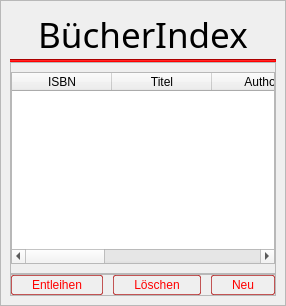
            <widget class="QWidget" name="indexView">
             <layout class="QVBoxLayout" name="verticalLayout_8">
              <property name="spacing">
               <number>0</number>
              </property>
              <property name="leftMargin">
               <number>0</number>
              </property>
              <property name="topMargin">
               <number>0</number>
              </property>
              <property name="rightMargin">
               <number>0</number>
              </property>
              <property name="bottomMargin">
               <number>0</number>
              </property>
              <item>
               <widget class="QFrame" name="frame_2">
                <property name="frameShape">
                 <enum>QFrame::StyledPanel</enum>
                </property>
                <property name="frameShadow">
                 <enum>QFrame::Raised</enum>
                </property>
                <layout class="QVBoxLayout" name="verticalLayout_7">
                 <property name="spacing">
                  <number>0</number>
                 </property>
                 <item alignment="Qt::AlignTop">
                  <widget class="QLabel" name="indexHeaderLabel">
                   <property name="font">
                    <font>
                     <family>Ethnocentric</family>
                     <pointsize>26</pointsize>
                     <italic>false</italic>
                     <bold>false</bold>
                    </font>
                   </property>
                   <property name="styleSheet">
                    <string notr="true">QLabel{
	
	font: 26pt &quot;Ethnocentric&quot;;
}</string>
                   </property>
                   <property name="text">
                    <string>BücherIndex</string>
                   </property>
                   <property name="alignment">
                    <set>Qt::AlignCenter</set>
                   </property>
                  </widget>
                 </item>
                 <item>
                  <widget class="Line" name="line_7">
                   <property name="styleSheet">
                    <string notr="true">background-color: rgb(255, 0, 0);</string>
                   </property>
                   <property name="orientation">
                    <enum>Qt::Horizontal</enum>
                   </property>
                  </widget>
                 </item>
                 <item>
                  <widget class="QFrame" name="frame_36">
                   <property name="frameShape">
                    <enum>QFrame::StyledPanel</enum>
                   </property>
                   <property name="frameShadow">
                    <enum>QFrame::Raised</enum>
                   </property>
                   <layout class="QVBoxLayout" name="verticalLayout_34">
                    <property name="spacing">
                     <number>0</number>
                    </property>
                    <property name="leftMargin">
                     <number>0</number>
                    </property>
                    <property name="topMargin">
                     <number>9</number>
                    </property>
                    <property name="rightMargin">
                     <number>0</number>
                    </property>
                    <property name="bottomMargin">
                     <number>9</number>
                    </property>
                    <item>
                     <widget class="QTableWidget" name="indexTable">
                      <property name="inputMethodHints">
                       <set>Qt::ImhNoEditMenu</set>
                      </property>
                      <property name="editTriggers">
                       <set>QAbstractItemView::NoEditTriggers</set>
                      </property>
                      <property name="dragDropOverwriteMode">
                       <bool>false</bool>
                      </property>
                      <property name="alternatingRowColors">
                       <bool>true</bool>
                      </property>
                      <property name="selectionMode">
                       <enum>QAbstractItemView::SingleSelection</enum>
                      </property>
                      <property name="selectionBehavior">
                       <enum>QAbstractItemView::SelectRows</enum>
                      </property>
                      <property name="sortingEnabled">
                       <bool>true</bool>
                      </property>
                      <column>
                       <property name="text">
                        <string>ISBN</string>
                       </property>
                      </column>
                      <column>
                       <property name="text">
                        <string>Titel</string>
                       </property>
                      </column>
                      <column>
                       <property name="text">
                        <string>Author</string>
                       </property>
                      </column>
                      <column>
                       <property name="text">
                        <string>Genre</string>
                       </property>
                      </column>
                      <column>
                       <property name="text">
                        <string>Rückgabe</string>
                       </property>
                      </column>
                      <column>
                       <property name="text">
                        <string>Verfügbar</string>
                       </property>
                       <property name="foreground">
                        <brush brushstyle="SolidPattern">
                         <color alpha="255">
                          <red>255</red>
                          <green>0</green>
                          <blue>0</blue>
                         </color>
                        </brush>
                       </property>
                      </column>
                     </widget>
                    </item>
                   </layout>
                  </widget>
                 </item>
                 <item alignment="Qt::AlignHCenter|Qt::AlignVCenter">
                  <widget class="QFrame" name="frame_3">
                   <property name="styleSheet">
                    <string notr="true">QPushButton{
	border: 1px solid rgba(170, 0, 0,165);
	padding: 2px 20px;
	border-radius: 2%;
	color: rgb(255, 0, 0)
}

QPushButton::Hover{
	border: 1.4px solid rgb(255, 0, 0);
	background-color: qlineargradient(spread:pad, x1:0, y1:0, x2:1, y2:1, stop:0 rgba(255, 0, 0, 70), stop:1 rgba(65, 0, 0, 70));
	
}

QPushButton::Pressed{
	border: 1.4px solid;
	background-color: qlineargradient(spread:pad, x1:0, y1:0, x2:1, y2:1, stop:0  rgba(65, 0, 0, 255), stop:1 rgba(255, 0, 0, 255));
	border-color: rgb(255, 0, 0);
	color: #FFF;
}</string>
                   </property>
                   <property name="frameShape">
                    <enum>QFrame::StyledPanel</enum>
                   </property>
                   <property name="frameShadow">
                    <enum>QFrame::Raised</enum>
                   </property>
                   <layout class="QHBoxLayout" name="horizontalLayout_8">
                    <property name="spacing">
                     <number>10</number>
                    </property>
                    <property name="leftMargin">
                     <number>0</number>
                    </property>
                    <property name="topMargin">
                     <number>0</number>
                    </property>
                    <property name="rightMargin">
                     <number>0</number>
                    </property>
                    <property name="bottomMargin">
                     <number>0</number>
                    </property>
                    <item>
                     <widget class="QPushButton" name="avaibleBtn">
                      <property name="text">
                       <string>Entleihen</string>
                      </property>
                     </widget>
                    </item>
                    <item>
                     <widget class="QPushButton" name="index_btn_delete">
                      <property name="text">
                       <string>Löschen</string>
                      </property>
                     </widget>
                    </item>
                    <item>
                     <widget class="QPushButton" name="index_btn_add">
                      <property name="text">
                       <string>Neu</string>
                      </property>
                     </widget>
                    </item>
                   </layout>
                  </widget>
                 </item>
                </layout>
               </widget>
              </item>
             </layout>
            </widget>
